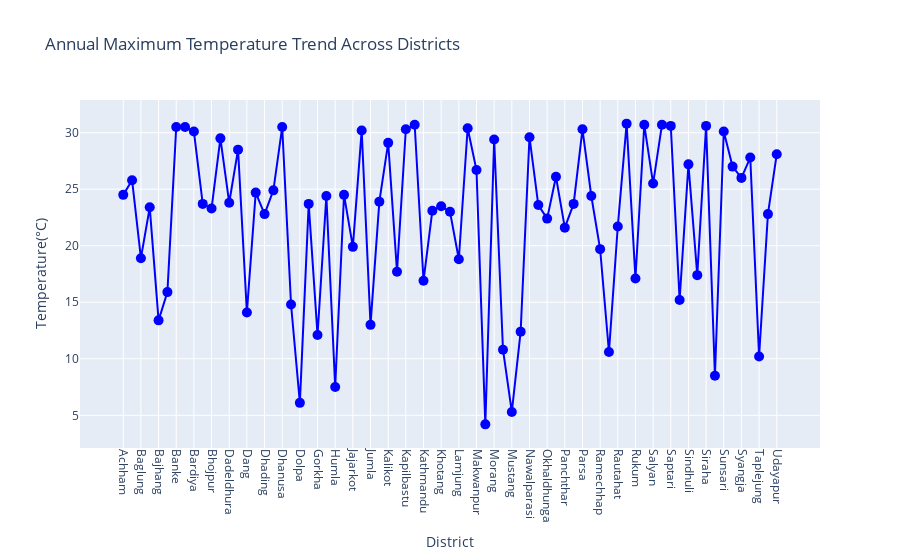

Notebook cell for this chart:
### Code cell
#Annual Maximum Temperature Trend Across Districts

# Create interactive plot
fig = px.line(gdf, x="District", y="MaxTemp_Annual", markers=True,
              title="Annual Maximum Temperature Trend Across Districts",
              labels={"MaxTemp_Annual": "Temperature(°C) "},
              hover_data={"District": True, "MaxTemp_Annual": True})

fig.update_traces(marker=dict(size=10, color="blue"), line=dict(color="blue"))

# Corrected Layout
fig.update_layout(
    xaxis=dict(tickangle=90, showgrid=True),  
    yaxis=dict(showgrid=True)
)

fig.show()

### Figure 1 — Plotly figure (JSON) as saved in the notebook; plotly's stock layout.template omitted (floating-point values rounded to 4 significant figures)
{"data": [{"hovertemplate": "District=%{x}<br>Temperature(°C) =%{y}<extra></extra>", "legendgroup": "", "line": {"color": "blue", "dash": "solid"}, "marker": {"color": "blue", "size": 10, "symbol": "circle"}, "mode": "lines+markers", "name": "", "orientation": "v", "showlegend": false, "type": "scatter", "x": ["Achham", "Arghakhanchi", "Baglung", "Baitadi", "Bajhang", "Bajura", "Banke", "Bara", "Bardiya", "Bhaktapur", "Bhojpur", "Chitawan", "Dadeldhura", "Dailekh", "Dang", "Darchula", "Dhading", "Dhankuta", "Dhanusa", "Dolakha", "Dolpa", "Doti", "Gorkha", "Gulmi", "Humla", "Ilam", "Jajarkot", "Jhapa", "Jumla", "Kailali", "Kalikot", "Kanchanpur", "Kapilbastu", "Kaski", "Kathmandu", "Kavrepalanchok", "Khotang", "Lalitpur", "Lamjung", "Mahottari", "Makwanpur", "Manang", "Morang", "Mugu", "Mustang", "Myagdi", "Nawalparasi", "Nuwakot", "Okhaldhunga", "Palpa", "Panchthar", "Parbat", "Parsa", "Pyuthan", "Ramechhap", "Rasuwa", "Rautahat", "Rolpa", "Rukum", "Rupandehi", "Salyan", "Sankhuwasabha", "Saptari", "Sarlahi", "Sindhuli", "Sindhupalchok", "Siraha", "Solukhumbu", "Sunsari", "Surkhet", "Syangja", "Tanahu", "Taplejung", "Terhathum", "Udayapur"], "xaxis": "x", "y": [24.5, 25.8, 18.9, 23.4, 13.4, 15.9, 30.5, 30.5, 30.1, 23.7, 23.3, 29.5, 23.8, 28.5, 14.1, 24.7, 22.8, 24.9, 30.5, 14.8, 6.1, 23.7, 12.1, 24.4, 7.5, 24.5, 19.9, 30.2, 13, 23.9, 29.1, 17.7, 30.3, 30.7, 16.9, 23.1, 23.5, 23, 18.8, 30.4, 26.7, 4.2, 29.4, 10.8, 5.3, 12.4, 29.6, 23.6, 22.4, 26.1, 21.6, 23.7, 30.3, 24.4, 19.7, 10.6, 21.7, 30.8, 17.1, 30.7, 25.5, 30.7, 30.6, 15.2, 27.2, 17.4, 30.6, 8.5, 30.1, 27, 26, 27.8, 10.2, 22.8, 28.1], "yaxis": "y"}], "layout": {"legend": {"tracegroupgap": 0}, "title": {"text": "Annual Maximum Temperature Trend Across Districts"}, "xaxis": {"anchor": "y", "domain": [0, 1], "showgrid": true, "tickangle": 90, "title": {"text": "District"}}, "yaxis": {"anchor": "x", "domain": [0, 1], "showgrid": true, "title": {"text": "Temperature(°C) "}}}}
